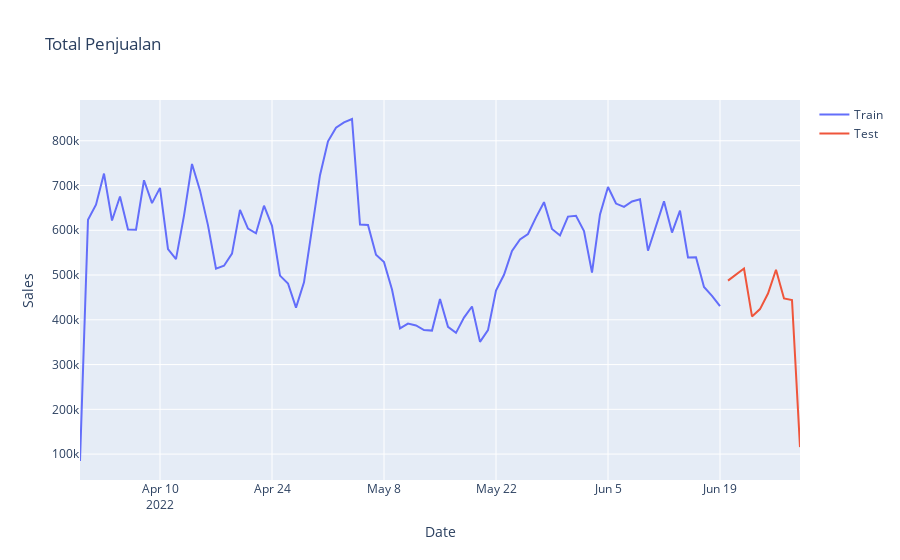

Here is the notebook cell this chart was saved with:
### Code cell
# Create the figure
fig = go.Figure()

# Add traces for each DataFrame
fig.add_trace(go.Scatter(y=train['sales_sum'], x=train.index, mode='lines', name='Train'))
fig.add_trace(go.Scatter(y=test['sales_sum'], x=test.index, mode='lines', name='Test'))

# Update layout (optional)
fig.update_layout(title='Total Penjualan',
                  xaxis_title='Date',
                  yaxis_title='Sales')

# Show the figure
fig.show()
